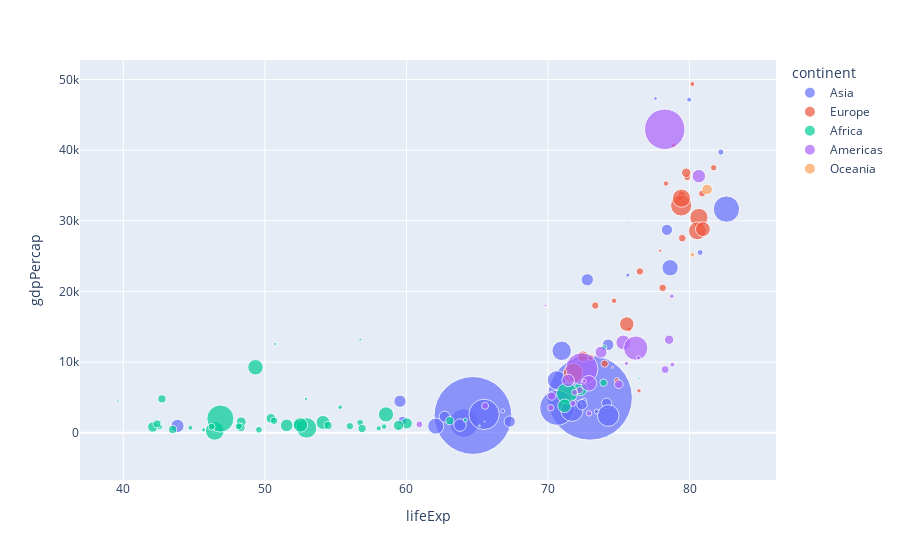

Notebook cell for this chart:
### Code cell
px.scatter(temp_df,x="lifeExp",y="gdpPercap",color='continent',size="pop",size_max=60,hover_name='country')

### Figure 1 — Plotly figure (JSON) as saved in the notebook; plotly's stock layout.template omitted (floating-point values rounded to 4 significant figures)
{"data": [{"hovertemplate": "<b>%{hovertext}</b><br><br>continent=Asia<br>lifeExp=%{x}<br>gdpPercap=%{y}<br>pop=%{marker.size}<extra></extra>", "hovertext": ["Afghanistan", "Bahrain", "Bangladesh", "Cambodia", "China", "Hong Kong, China", "India", "Indonesia", "Iran", "Iraq", "Israel", "Japan", "Jordan", "Korea, Dem. Rep.", "Korea, Rep.", "Kuwait", "Lebanon", "Malaysia", "Mongolia", "Myanmar", "Nepal", "Oman", "Pakistan", "Philippines", "Saudi Arabia", "Singapore", "Sri Lanka", "Syria", "Taiwan", "Thailand", "Vietnam", "West Bank and Gaza", "Yemen, Rep."], "legendgroup": "Asia", "marker": {"color": "#636efa", "size": [31889923, 708573, 150448339, 14131858, 1318683096, 6980412, 1110396331, 223547000, 69453570, 27499638, 6426679, 127467972, 6053193, 23301725, 49044790, 2505559, 3921278, 24821286, 2874127, 47761980, 28901790, 3204897, 169270617, 91077287, 27601038, 4553009, 20378239, 19314747, 23174294, 65068149, 85262356, 4018332, 22211743], "sizemode": "area", "sizeref": 366300.0, "symbol": "circle"}, "mode": "markers", "name": "Asia", "orientation": "v", "showlegend": true, "type": "scatter", "x": [43.83, 75.64, 64.06, 59.72, 72.96, 82.21, 64.7, 70.65, 70.96, 59.55, 80.75, 82.6, 72.53, 67.3, 78.62, 77.59, 71.99, 74.24, 66.8, 62.07, 63.78, 75.64, 65.48, 71.69, 72.78, 79.97, 72.4, 74.14, 78.4, 70.62, 74.25, 73.42, 62.7], "xaxis": "x", "y": [974.6, 29800.0, 1391.0, 1714.0, 4959.0, 39720.0, 2452.0, 3541.0, 11610.0, 4471.0, 25520.0, 31660.0, 4519.0, 1593.0, 23350.0, 47310.0, 10460.0, 12450.0, 3096.0, 944.0, 1091.0, 22320.0, 2606.0, 3190.0, 21650.0, 47140.0, 3970.0, 4185.0, 28720.0, 7458.0, 2442.0, 3025.0, 2281.0], "yaxis": "y"}, {"hovertemplate": "<b>%{hovertext}</b><br><br>continent=Europe<br>lifeExp=%{x}<br>gdpPercap=%{y}<br>pop=%{marker.size}<extra></extra>", "hovertext": ["Albania", "Austria", "Belgium", "Bosnia and Herzegovina", "Bulgaria", "Croatia", "Czech Republic", "Denmark", "Finland", "France", "Germany", "Greece", "Hungary", "Iceland", "Ireland", "Italy", "Montenegro", "Netherlands", "Norway", "Poland", "Portugal", "Romania", "Serbia", "Slovak Republic", "Slovenia", "Spain", "Sweden", "Switzerland", "Turkey", "United Kingdom"], "legendgroup": "Europe", "marker": {"color": "#EF553B", "size": [3600523, 8199783, 10392226, 4552198, 7322858, 4493312, 10228744, 5468120, 5238460, 61083916, 82400996, 10706290, 9956108, 301931, 4109086, 58147733, 684736, 16570613, 4627926, 38518241, 10642836, 22276056, 10150265, 5447502, 2009245, 40448191, 9031088, 7554661, 71158647, 60776238], "sizemode": "area", "sizeref": 366300.0, "symbol": "circle"}, "mode": "markers", "name": "Europe", "orientation": "v", "showlegend": true, "type": "scatter", "x": [76.42, 79.83, 79.44, 74.85, 73.0, 75.75, 76.49, 78.33, 79.31, 80.66, 79.41, 79.48, 73.34, 81.76, 78.89, 80.55, 74.54, 79.76, 80.2, 75.56, 78.1, 72.48, 74.0, 74.66, 77.93, 80.94, 80.88, 81.7, 71.78, 79.42], "xaxis": "x", "y": [5937.0, 36130.0, 33690.0, 7446.0, 10680.0, 14620.0, 22830.0, 35280.0, 33210.0, 30470.0, 32170.0, 27540.0, 18010.0, 36180.0, 40680.0, 28570.0, 9254.0, 36800.0, 49360.0, 15390.0, 20510.0, 10810.0, 9787.0, 18680.0, 25770.0, 28820.0, 33860.0, 37510.0, 8458.0, 33200.0], "yaxis": "y"}, {"hovertemplate": "<b>%{hovertext}</b><br><br>continent=Africa<br>lifeExp=%{x}<br>gdpPercap=%{y}<br>pop=%{marker.size}<extra></extra>", "hovertext": ["Algeria", "Angola", "Benin", "Botswana", "Burkina Faso", "Burundi", "Cameroon", "Central African Republic", "Chad", "Comoros", "Congo, Dem. Rep.", "Congo, Rep.", "Cote d'Ivoire", "Djibouti", "Egypt", "Equatorial Guinea", "Eritrea", "Ethiopia", "Gabon", "Gambia", "Ghana", "Guinea", "Guinea-Bissau", "Kenya", "Lesotho", "Liberia", "Libya", "Madagascar", "Malawi", "Mali", "Mauritania", "Mauritius", "Morocco", "Mozambique", "Namibia", "Niger", "Nigeria", "Reunion", "Rwanda", "Sao Tome and Principe", "Senegal", "Sierra Leone", "Somalia", "South Africa", "Sudan", "Swaziland", "Tanzania", "Togo", "Tunisia", "Uganda", "Zambia", "Zimbabwe"], "legendgroup": "Africa", "marker": {"color": "#00cc96", "size": [33333216, 12420476, 8078314, 1639131, 14326203, 8390505, 17696293, 4369038, 10238807, 710960, 64606759, 3800610, 18013409, 496374, 80264543, 551201, 4906585, 76511887, 1454867, 1688359, 22873338, 9947814, 1472041, 35610177, 2012649, 3193942, 6036914, 19167654, 13327079, 12031795, 3270065, 1250882, 33757175, 19951656, 2055080, 12894865, 135031164, 798094, 8860588, 199579, 12267493, 6144562, 9118773, 43997828, 42292929, 1133066, 38139640, 5701579, 10276158, 29170398, 11746035, 12311143], "sizemode": "area", "sizeref": 366300.0, "symbol": "circle"}, "mode": "markers", "name": "Africa", "orientation": "v", "showlegend": true, "type": "scatter", "x": [72.3, 42.73, 56.73, 50.73, 52.3, 49.58, 50.43, 44.74, 50.65, 65.15, 46.46, 55.32, 48.33, 54.79, 71.34, 51.58, 58.04, 52.95, 56.73, 59.45, 60.02, 56.01, 46.39, 54.11, 42.59, 45.68, 73.95, 59.44, 48.3, 54.47, 64.16, 72.8, 71.16, 42.08, 52.91, 56.87, 46.86, 76.44, 46.24, 65.53, 63.06, 42.57, 48.16, 49.34, 58.56, 39.61, 52.52, 58.42, 73.92, 51.54, 42.38, 43.49], "xaxis": "x", "y": [6223.0, 4797.0, 1441.0, 12570.0, 1217.0, 430.1, 2042.0, 706.0, 1704.0, 986.1, 277.6, 3633.0, 1545.0, 2082.0, 5581.0, 12150.0, 641.4, 690.8, 13210.0, 752.7, 1328.0, 942.7, 579.2, 1463.0, 1569.0, 414.5, 12060.0, 1045.0, 759.3, 1043.0, 1803.0, 10960.0, 3820.0, 823.7, 4811.0, 619.7, 2014.0, 7670.0, 863.1, 1598.0, 1712.0, 862.5, 926.1, 9270.0, 2602.0, 4513.0, 1107.0, 883.0, 7093.0, 1056.0, 1271.0, 469.7], "yaxis": "y"}, {"hovertemplate": "<b>%{hovertext}</b><br><br>continent=Americas<br>lifeExp=%{x}<br>gdpPercap=%{y}<br>pop=%{marker.size}<extra></extra>", "hovertext": ["Argentina", "Bolivia", "Brazil", "Canada", "Chile", "Colombia", "Costa Rica", "Cuba", "Dominican Republic", "Ecuador", "El Salvador", "Guatemala", "Haiti", "Honduras", "Jamaica", "Mexico", "Nicaragua", "Panama", "Paraguay", "Peru", "Puerto Rico", "Trinidad and Tobago", "United States", "Uruguay", "Venezuela"], "legendgroup": "Americas", "marker": {"color": "#ab63fa", "size": [40301927, 9119152, 190010647, 33390141, 16284741, 44227550, 4133884, 11416987, 9319622, 13755680, 6939688, 12572928, 8502814, 7483763, 2780132, 108700891, 5675356, 3242173, 6667147, 28674757, 3942491, 1056608, 301139947, 3447496, 26084662], "sizemode": "area", "sizeref": 366300.0, "symbol": "circle"}, "mode": "markers", "name": "Americas", "orientation": "v", "showlegend": true, "type": "scatter", "x": [75.32, 65.55, 72.39, 80.65, 78.55, 72.89, 78.78, 78.27, 72.23, 74.99, 71.88, 70.26, 60.92, 70.2, 72.57, 76.19, 72.9, 75.54, 71.75, 71.42, 78.75, 69.82, 78.24, 76.38, 73.75], "xaxis": "x", "y": [12780.0, 3822.0, 9066.0, 36320.0, 13170.0, 7007.0, 9645.0, 8948.0, 6025.0, 6873.0, 5728.0, 5186.0, 1202.0, 3548.0, 7321.0, 11980.0, 2749.0, 9809.0, 4173.0, 7409.0, 19330.0, 18010.0, 42950.0, 10610.0, 11420.0], "yaxis": "y"}, {"hovertemplate": "<b>%{hovertext}</b><br><br>continent=Oceania<br>lifeExp=%{x}<br>gdpPercap=%{y}<br>pop=%{marker.size}<extra></extra>", "hovertext": ["Australia", "New Zealand"], "legendgroup": "Oceania", "marker": {"color": "#FFA15A", "size": [20434176, 4115771], "sizemode": "area", "sizeref": 366300.0, "symbol": "circle"}, "mode": "markers", "name": "Oceania", "orientation": "v", "showlegend": true, "type": "scatter", "x": [81.23, 80.2], "xaxis": "x", "y": [34440.0, 25190.0], "yaxis": "y"}], "layout": {"autosize": true, "legend": {"itemsizing": "constant", "title": {"text": "continent"}, "tracegroupgap": 0}, "margin": {"t": 60}, "xaxis": {"anchor": "y", "autorange": true, "domain": [0, 1], "range": [36.82, 86.57], "title": {"text": "lifeExp"}, "type": "linear"}, "yaxis": {"anchor": "x", "autorange": true, "domain": [0, 1], "range": [-14430.0, 53690.0], "title": {"text": "gdpPercap"}, "type": "linear"}}}
